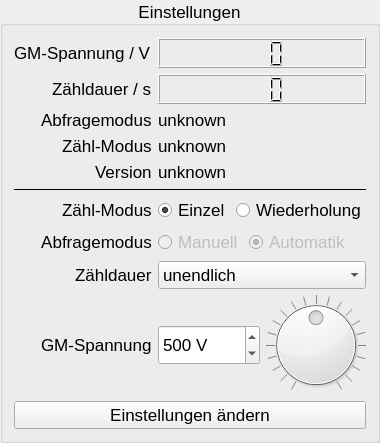
       <widget class="QGroupBox" name="settings">
        <property name="sizePolicy">
         <sizepolicy hsizetype="Minimum" vsizetype="Preferred">
          <horstretch>0</horstretch>
          <verstretch>0</verstretch>
         </sizepolicy>
        </property>
        <property name="maximumSize">
         <size>
          <width>1000</width>
          <height>16777215</height>
         </size>
        </property>
        <property name="font">
         <font>
          <pointsize>13</pointsize>
         </font>
        </property>
        <property name="title">
         <string>Einstellungen</string>
        </property>
        <property name="alignment">
         <set>Qt::AlignmentFlag::AlignCenter</set>
        </property>
        <layout class="QFormLayout" name="formLayout">
         <property name="sizeConstraint">
          <enum>QLayout::SizeConstraint::SetMinimumSize</enum>
         </property>
         <property name="fieldGrowthPolicy">
          <enum>QFormLayout::FieldGrowthPolicy::ExpandingFieldsGrow</enum>
         </property>
         <property name="labelAlignment">
          <set>Qt::AlignmentFlag::AlignRight|Qt::AlignmentFlag::AlignTrailing|Qt::AlignmentFlag::AlignVCenter</set>
         </property>
         <property name="formAlignment">
          <set>Qt::AlignmentFlag::AlignLeading|Qt::AlignmentFlag::AlignLeft|Qt::AlignmentFlag::AlignTop</set>
         </property>
         <property name="topMargin">
          <number>12</number>
         </property>
         <item row="0" column="0">
          <widget class="QLabel" name="label_8">
           <property name="text">
            <string>GM-Spannung / V</string>
           </property>
          </widget>
         </item>
         <item row="0" column="1">
          <widget class="QLCDNumber" name="cVoltage">
           <property name="sizePolicy">
            <sizepolicy hsizetype="MinimumExpanding" vsizetype="Minimum">
             <horstretch>0</horstretch>
             <verstretch>0</verstretch>
            </sizepolicy>
           </property>
           <property name="minimumSize">
            <size>
             <width>0</width>
             <height>30</height>
            </size>
           </property>
           <property name="toolTip">
            <string>Aktuelle GM-Spannung</string>
           </property>
           <property name="digitCount">
            <number>3</number>
           </property>
          </widget>
         </item>
         <item row="1" column="0">
          <widget class="QLabel" name="label_9">
           <property name="text">
            <string>Zähldauer / s</string>
           </property>
          </widget>
         </item>
         <item row="1" column="1">
          <widget class="QLCDNumber" name="cDuration">
           <property name="sizePolicy">
            <sizepolicy hsizetype="MinimumExpanding" vsizetype="Minimum">
             <horstretch>0</horstretch>
             <verstretch>0</verstretch>
            </sizepolicy>
           </property>
           <property name="minimumSize">
            <size>
             <width>0</width>
             <height>30</height>
            </size>
           </property>
           <property name="toolTip">
            <string>Aktuelle eingestellte Zähldauer. 999 für unendllich</string>
           </property>
           <property name="digitCount">
            <number>3</number>
           </property>
          </widget>
         </item>
         <item row="2" column="0">
          <widget class="QLabel" name="query_label">
           <property name="sizePolicy">
            <sizepolicy hsizetype="Preferred" vsizetype="Minimum">
             <horstretch>0</horstretch>
             <verstretch>0</verstretch>
            </sizepolicy>
           </property>
           <property name="text">
            <string>Abfragemodus</string>
           </property>
          </widget>
         </item>
         <item row="2" column="1">
          <widget class="QLabel" name="cQueryMode">
           <property name="sizePolicy">
            <sizepolicy hsizetype="MinimumExpanding" vsizetype="Minimum">
             <horstretch>0</horstretch>
             <verstretch>0</verstretch>
            </sizepolicy>
           </property>
           <property name="minimumSize">
            <size>
             <width>0</width>
             <height>20</height>
            </size>
           </property>
           <property name="toolTip">
            <string>Aktuell eingestellter Abfragemodus der Zählergebnisse</string>
           </property>
           <property name="text">
            <string>unknown</string>
           </property>
          </widget>
         </item>
         <item row="3" column="0">
          <widget class="QLabel" name="label_12">
           <property name="sizePolicy">
            <sizepolicy hsizetype="Preferred" vsizetype="Minimum">
             <horstretch>0</horstretch>
             <verstretch>0</verstretch>
            </sizepolicy>
           </property>
           <property name="minimumSize">
            <size>
             <width>0</width>
             <height>20</height>
            </size>
           </property>
           <property name="text">
            <string>Zähl-Modus</string>
           </property>
          </widget>
         </item>
         <item row="3" column="1">
          <widget class="QLabel" name="cMode">
           <property name="sizePolicy">
            <sizepolicy hsizetype="MinimumExpanding" vsizetype="Minimum">
             <horstretch>0</horstretch>
             <verstretch>0</verstretch>
            </sizepolicy>
           </property>
           <property name="minimumSize">
            <size>
             <width>0</width>
             <height>20</height>
            </size>
           </property>
           <property name="toolTip">
            <string>Aktuell eingestellter Zählmodus</string>
           </property>
           <property name="text">
            <string>unknown</string>
           </property>
          </widget>
         </item>
         <item row="4" column="0">
          <widget class="QLabel" name="label">
           <property name="sizePolicy">
            <sizepolicy hsizetype="Preferred" vsizetype="Minimum">
             <horstretch>0</horstretch>
             <verstretch>0</verstretch>
            </sizepolicy>
           </property>
           <property name="minimumSize">
            <size>
             <width>0</width>
             <height>20</height>
            </size>
           </property>
           <property name="text">
            <string>Version</string>
           </property>
          </widget>
         </item>
         <item row="4" column="1">
          <widget class="QLabel" name="cVersion">
           <property name="sizePolicy">
            <sizepolicy hsizetype="MinimumExpanding" vsizetype="Minimum">
             <horstretch>0</horstretch>
             <verstretch>0</verstretch>
            </sizepolicy>
           </property>
           <property name="minimumSize">
            <size>
             <width>0</width>
             <height>20</height>
            </size>
           </property>
           <property name="toolTip">
            <string>GM-Zähler Firmware</string>
           </property>
           <property name="text">
            <string>unknown</string>
           </property>
          </widget>
         </item>
         <item row="5" column="0" colspan="2">
          <widget class="Line" name="line_3">
           <property name="frameShadow">
            <enum>QFrame::Shadow::Plain</enum>
           </property>
           <property name="lineWidth">
            <number>1</number>
           </property>
           <property name="orientation">
            <enum>Qt::Orientation::Horizontal</enum>
           </property>
          </widget>
         </item>
         <item row="6" column="0">
          <widget class="QLabel" name="mode_label">
           <property name="sizePolicy">
            <sizepolicy hsizetype="Preferred" vsizetype="Minimum">
             <horstretch>0</horstretch>
             <verstretch>0</verstretch>
            </sizepolicy>
           </property>
           <property name="text">
            <string>Zähl-Modus</string>
           </property>
          </widget>
         </item>
         <item row="6" column="1">
          <layout class="QHBoxLayout" name="sMode">
           <property name="sizeConstraint">
            <enum>QLayout::SizeConstraint::SetMinimumSize</enum>
           </property>
           <property name="rightMargin">
            <number>0</number>
           </property>
           <item>
            <widget class="QRadioButton" name="sModeSingle">
             <property name="sizePolicy">
              <sizepolicy hsizetype="Minimum" vsizetype="Minimum">
               <horstretch>0</horstretch>
               <verstretch>0</verstretch>
              </sizepolicy>
             </property>
             <property name="toolTip">
              <string>&lt;html&gt;&lt;head/&gt;&lt;body&gt;&lt;p&gt;Stoppt die Messung nach Ablauf Zähldauer&lt;/p&gt;&lt;/body&gt;&lt;/html&gt;</string>
             </property>
             <property name="text">
              <string>Einzel</string>
             </property>
             <property name="checked">
              <bool>true</bool>
             </property>
             <attribute name="buttonGroup">
              <string notr="true">groupMode</string>
             </attribute>
            </widget>
           </item>
           <item>
            <widget class="QRadioButton" name="sModeMulti">
             <property name="sizePolicy">
              <sizepolicy hsizetype="Maximum" vsizetype="Minimum">
               <horstretch>0</horstretch>
               <verstretch>0</verstretch>
              </sizepolicy>
             </property>
             <property name="toolTip">
              <string>&lt;html&gt;&lt;head/&gt;&lt;body&gt;&lt;p&gt;Wiederholt die Messung automatisch nach Ablauf Zähldauer&lt;/p&gt;&lt;/body&gt;&lt;/html&gt;</string>
             </property>
             <property name="text">
              <string>Wiederholung</string>
             </property>
             <attribute name="buttonGroup">
              <string notr="true">groupMode</string>
             </attribute>
            </widget>
           </item>
          </layout>
         </item>
         <item row="7" column="0">
          <widget class="QLabel" name="label_10">
           <property name="sizePolicy">
            <sizepolicy hsizetype="Preferred" vsizetype="Minimum">
             <horstretch>0</horstretch>
             <verstretch>0</verstretch>
            </sizepolicy>
           </property>
           <property name="minimumSize">
            <size>
             <width>0</width>
             <height>20</height>
            </size>
           </property>
           <property name="text">
            <string>Abfragemodus</string>
           </property>
           <property name="alignment">
            <set>Qt::AlignmentFlag::AlignCenter</set>
           </property>
          </widget>
         </item>
         <item row="7" column="1">
          <layout class="QHBoxLayout" name="sQueryMode">
           <property name="sizeConstraint">
            <enum>QLayout::SizeConstraint::SetMaximumSize</enum>
           </property>
           <item>
            <widget class="QRadioButton" name="sQModeMan">
             <property name="enabled">
              <bool>false</bool>
             </property>
             <property name="sizePolicy">
              <sizepolicy hsizetype="Minimum" vsizetype="Minimum">
               <horstretch>0</horstretch>
               <verstretch>0</verstretch>
              </sizepolicy>
             </property>
             <property name="text">
              <string>Manuell</string>
             </property>
             <property name="checked">
              <bool>false</bool>
             </property>
             <attribute name="buttonGroup">
              <string notr="true">groupQMode</string>
             </attribute>
            </widget>
           </item>
           <item>
            <widget class="QRadioButton" name="sQModeAuto">
             <property name="enabled">
              <bool>false</bool>
             </property>
             <property name="sizePolicy">
              <sizepolicy hsizetype="MinimumExpanding" vsizetype="Minimum">
               <horstretch>0</horstretch>
               <verstretch>0</verstretch>
              </sizepolicy>
             </property>
             <property name="text">
              <string>Automatik</string>
             </property>
             <property name="checked">
              <bool>true</bool>
             </property>
             <attribute name="buttonGroup">
              <string notr="true">groupQMode</string>
             </attribute>
            </widget>
           </item>
          </layout>
         </item>
         <item row="8" column="0">
          <widget class="QLabel" name="duration_label">
           <property name="sizePolicy">
            <sizepolicy hsizetype="Preferred" vsizetype="MinimumExpanding">
             <horstretch>0</horstretch>
             <verstretch>0</verstretch>
            </sizepolicy>
           </property>
           <property name="text">
            <string>Zähldauer</string>
           </property>
          </widget>
         </item>
         <item row="8" column="1">
          <widget class="QComboBox" name="sDuration">
           <property name="sizePolicy">
            <sizepolicy hsizetype="Expanding" vsizetype="Maximum">
             <horstretch>0</horstretch>
             <verstretch>0</verstretch>
            </sizepolicy>
           </property>
           <property name="toolTip">
            <string>Wie lange der Zähler misst</string>
           </property>
           <item>
            <property name="text">
             <string comment="f0">unendlich</string>
            </property>
           </item>
           <item>
            <property name="text">
             <string comment="f1">1 Sekunde</string>
            </property>
           </item>
           <item>
            <property name="text">
             <string comment="f2">10 Sekunden</string>
            </property>
           </item>
           <item>
            <property name="text">
             <string comment="f3">60 Sekunden</string>
            </property>
           </item>
           <item>
            <property name="text">
             <string comment="f4">100 Sekunden</string>
            </property>
           </item>
           <item>
            <property name="text">
             <string comment="f5">300 Sekunden</string>
            </property>
           </item>
          </widget>
         </item>
         <item row="9" column="0">
          <widget class="QLabel" name="volt_label">
           <property name="sizePolicy">
            <sizepolicy hsizetype="Preferred" vsizetype="Maximum">
             <horstretch>0</horstretch>
             <verstretch>0</verstretch>
            </sizepolicy>
           </property>
           <property name="minimumSize">
            <size>
             <width>0</width>
             <height>100</height>
            </size>
           </property>
           <property name="maximumSize">
            <size>
             <width>16777215</width>
             <height>100</height>
            </size>
           </property>
           <property name="toolTip">
            <string>Spannung des Geiger-Müller Zählrohrs</string>
           </property>
           <property name="text">
            <string>GM-Spannung</string>
           </property>
          </widget>
         </item>
         <item row="9" column="1">
          <layout class="QHBoxLayout" name="sVolt">
           <property name="sizeConstraint">
            <enum>QLayout::SizeConstraint::SetMinimumSize</enum>
           </property>
           <property name="rightMargin">
            <number>0</number>
           </property>
           <item>
            <widget class="QSpinBox" name="sVoltage">
             <property name="sizePolicy">
              <sizepolicy hsizetype="Expanding" vsizetype="Fixed">
               <horstretch>0</horstretch>
               <verstretch>0</verstretch>
              </sizepolicy>
             </property>
             <property name="minimumSize">
              <size>
               <width>0</width>
               <height>40</height>
              </size>
             </property>
             <property name="buttonSymbols">
              <enum>QAbstractSpinBox::ButtonSymbols::UpDownArrows</enum>
             </property>
             <property name="suffix">
              <string> V</string>
             </property>
             <property name="minimum">
              <number>300</number>
             </property>
             <property name="maximum">
              <number>700</number>
             </property>
             <property name="singleStep">
              <number>10</number>
             </property>
             <property name="value">
              <number>500</number>
             </property>
            </widget>
           </item>
           <item>
            <widget class="QDial" name="voltDial">
             <property name="sizePolicy">
              <sizepolicy hsizetype="MinimumExpanding" vsizetype="Minimum">
               <horstretch>0</horstretch>
               <verstretch>0</verstretch>
              </sizepolicy>
             </property>
             <property name="minimumSize">
              <size>
               <width>100</width>
               <height>100</height>
              </size>
             </property>
             <property name="maximumSize">
              <size>
               <width>100</width>
               <height>100</height>
              </size>
             </property>
             <property name="minimum">
              <number>300</number>
             </property>
             <property name="maximum">
              <number>700</number>
             </property>
             <property name="singleStep">
              <number>5</number>
             </property>
             <property name="value">
              <number>500</number>
             </property>
             <property name="wrapping">
              <bool>false</bool>
             </property>
             <property name="notchesVisible">
              <bool>true</bool>
             </property>
            </widget>
           </item>
          </layout>
         </item>
         <item row="10" column="0" colspan="2">
          <widget class="QPushButton" name="buttonSetting">
           <property name="enabled">
            <bool>true</bool>
           </property>
           <property name="text">
            <string>Einstellungen ändern</string>
           </property>
           <property name="autoDefault">
            <bool>false</bool>
           </property>
           <property name="default">
            <bool>false</bool>
           </property>
          </widget>
         </item>
        </layout>
        <zorder>label_10</zorder>
        <zorder>label_8</zorder>
        <zorder>cVoltage</zorder>
        <zorder>label_9</zorder>
        <zorder>cDuration</zorder>
        <zorder>query_label</zorder>
        <zorder>cQueryMode</zorder>
        <zorder>label_12</zorder>
        <zorder>cMode</zorder>
        <zorder>label</zorder>
        <zorder>cVersion</zorder>
        <zorder>line_3</zorder>
        <zorder>mode_label</zorder>
        <zorder>duration_label</zorder>
        <zorder>sDuration</zorder>
        <zorder>volt_label</zorder>
        <zorder>buttonSetting</zorder>
       </widget>
